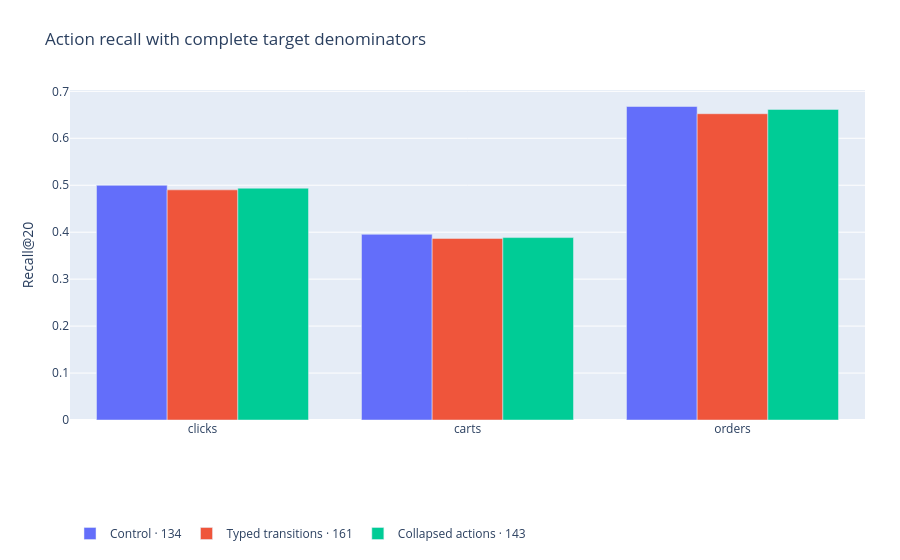

This figure's notebook cell:
### Markdown cell above
## Clicks, carts and orders

### Code cell
show_review(4)

### Figure 1 — Plotly figure (JSON) as saved in the notebook; plotly's stock layout.template omitted (floating-point values rounded to 4 significant figures)
{"data": [{"name": "Control · 134", "type": "bar", "x": ["clicks", "carts", "orders"], "y": [0.4997, 0.3955, 0.6677]}, {"name": "Typed transitions · 161", "type": "bar", "x": ["clicks", "carts", "orders"], "y": [0.4901, 0.3868, 0.6523]}, {"name": "Collapsed actions · 143", "type": "bar", "x": ["clicks", "carts", "orders"], "y": [0.4937, 0.3885, 0.6615]}], "layout": {"barmode": "group", "legend": {"orientation": "h", "y": -0.3}, "margin": {"b": 95, "l": 70, "r": 35, "t": 90}, "title": {"text": "Action recall with complete target denominators"}, "yaxis": {"title": {"text": "Recall@20"}}}}
